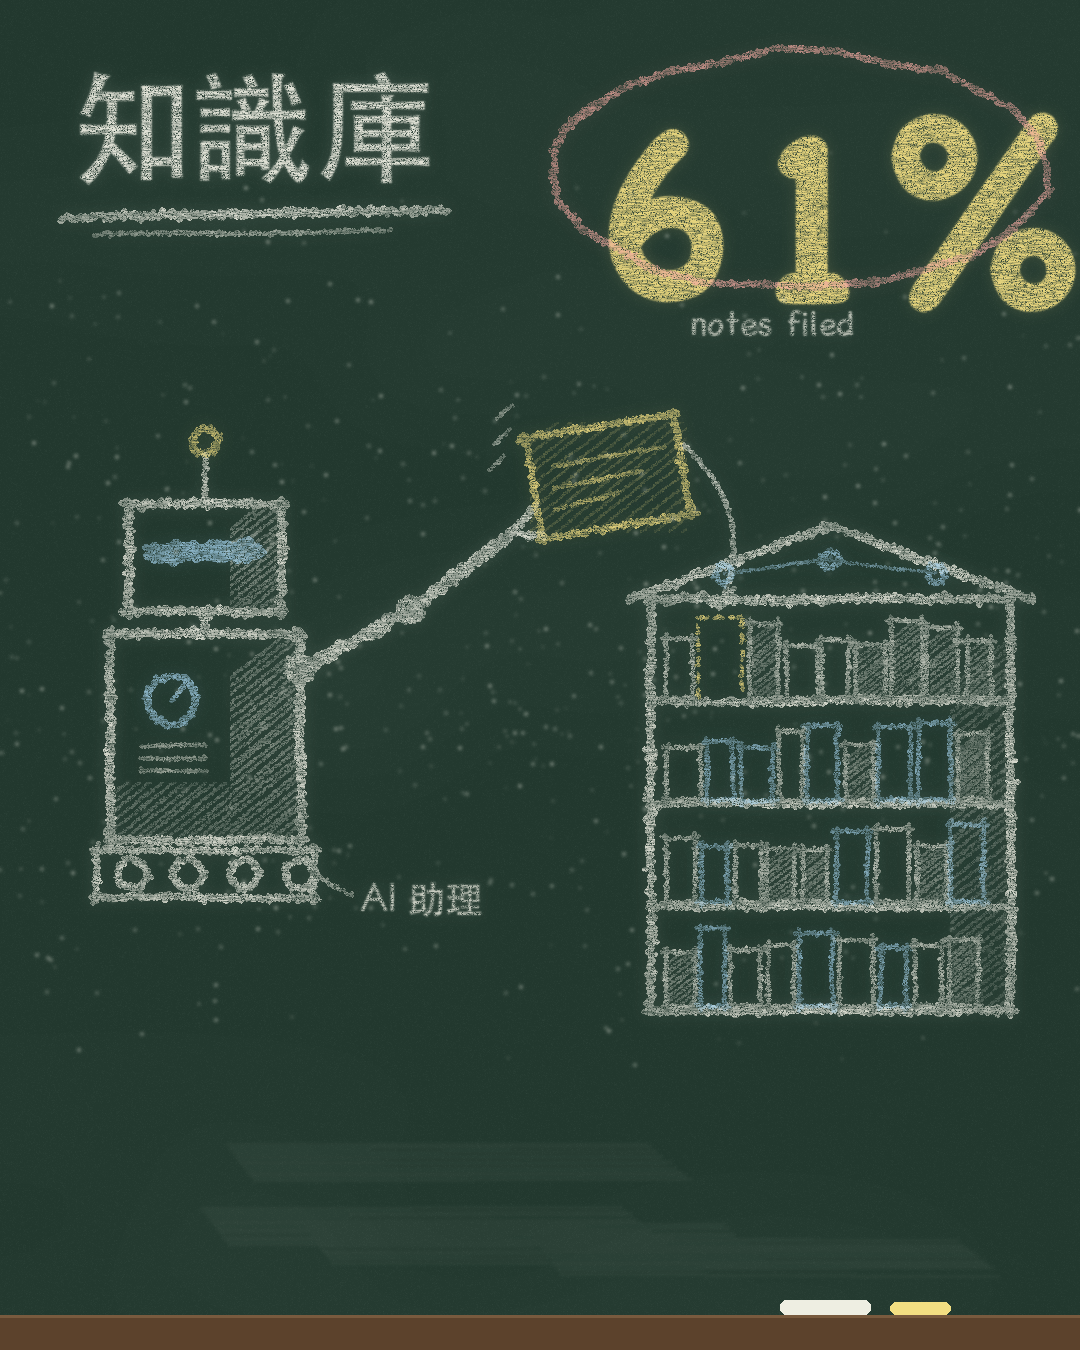

Python code for this plot:
# Chalkboard style sample: AI agent filing a note card into a knowledge base, big 61%.
import os, math, random
from PIL import Image, ImageDraw, ImageFont, ImageFilter, ImageChops

W, H = 1080, 1350
R = random.Random(61)
OUT = os.path.join(os.path.dirname(os.path.abspath(__file__)), "sample.png")
HEI = "/System/Library/Fonts/STHeiti Medium.ttc"
HAND = "/System/Library/Fonts/Supplemental/ChalkboardSE.ttc"   # Latin + digits only (0 Light, 1 Regular, 2 Bold)

# Palette (must match style.md). Chalk colours are applied through a broken mask, so on screen they
# read a step darker/greener than the hex: that is the point.
BOARD = (34, 56, 46)        # slate green
BOARD_WIPE = (70, 92, 82)   # eraser ghosts
WHITE = (238, 238, 226)     # main chalk: 80% of all marks
YELLOW = (242, 222, 130)    # the new thing / the number
PINK = (240, 168, 160)      # emphasis underline only
BLUE = (160, 205, 230)      # secondary info (AI system parts, network)
TRAY = (92, 66, 44)         # wooden chalk ledge

def board():
    """Slate-green base with mottled eraser wipes and fine grain."""
    img = Image.new("RGB", (W, H), BOARD)
    wipe = Image.new("L", (W, H), 0)
    d = ImageDraw.Draw(wipe)
    for _ in range(26):  # broad eraser arcs left from previous lessons
        cx, cy = R.randint(0, W), R.randint(0, H)
        rw, rh = R.randint(120, 380), R.randint(30, 90)
        d.ellipse([cx - rw, cy - rh, cx + rw, cy + rh], fill=R.randint(10, 26))
    wipe = wipe.filter(ImageFilter.GaussianBlur(40))
    img = Image.composite(Image.new("RGB", (W, H), BOARD_WIPE), img, wipe)
    grain = Image.effect_noise((W, H), 22).point(lambda v: max(0, v - 128) // 3)
    img = Image.composite(Image.new("RGB", (W, H), (120, 140, 130)), img, grain)
    return img

class Chalk:
    """Accumulates chalk marks into per-colour masks, then applies paper-tooth dropout."""
    def __init__(self):
        self.layers = {}
    def mask(self, col):
        if col not in self.layers:
            self.layers[col] = Image.new("L", (W, H), 0)
        return self.layers[col]
    def line(self, col, p0, p1, w=5, a=230, wobble=1.6):
        """A chalk stroke: overlapping jittered dabs, uneven pressure, broken edges."""
        d = ImageDraw.Draw(self.mask(col))
        L = math.dist(p0, p1)
        n = max(2, int(L / 1.6))
        nx, ny = (-(p1[1] - p0[1]) / (L or 1), (p1[0] - p0[0]) / (L or 1))
        drift = 0.0
        for i in range(n + 1):
            t = i / n
            drift += R.uniform(-0.25, 0.25); drift = max(-wobble, min(wobble, drift))
            x = p0[0] + (p1[0] - p0[0]) * t + nx * drift
            y = p0[1] + (p1[1] - p0[1]) * t + ny * drift
            press = 0.75 + 0.25 * math.sin(t * math.pi)  # lighter at start/end
            for _ in range(2):
                ox, oy = R.gauss(0, w * 0.28), R.gauss(0, w * 0.28)
                r = w * R.uniform(0.25, 0.55)
                d.ellipse([x + ox - r, y + oy - r, x + ox + r, y + oy + r], fill=int(a * press * R.uniform(0.7, 1)))
    def poly(self, col, pts, closed=True, **k):
        seq = pts + ([pts[0]] if closed else [])
        for p, q in zip(seq, seq[1:]):
            # slight overshoot at corners like hand-drawn chalk
            ext = 4
            L = math.dist(p, q) or 1
            ux, uy = (q[0] - p[0]) / L, (q[1] - p[1]) / L
            self.line(col, (p[0] - ux * ext, p[1] - uy * ext), (q[0] + ux * ext, q[1] + uy * ext), **k)
    def rect(self, col, x0, y0, x1, y1, **k):
        self.poly(col, [(x0, y0), (x1, y0), (x1, y1), (x0, y1)], **k)
    def circle(self, col, cx, cy, r, seg=40, **k):
        pts = [(cx + r * math.cos(2 * math.pi * i / seg) + R.uniform(-1, 1),
                cy + r * math.sin(2 * math.pi * i / seg) + R.uniform(-1, 1)) for i in range(seg)]
        self.poly(col, pts, **k)
    def hatch(self, col, x0, y0, x1, y1, gap=9, ang=-0.9, w=2.2, a=140):
        """Side-of-chalk diagonal shading clipped to a box."""
        tmp = Chalk(); tmp.layers = {}
        span = (x1 - x0) + (y1 - y0)
        k = 0
        while k < span * 1.5:
            sx = x0 - (y1 - y0) + k
            tmp.line(col, (sx, y1), (sx + (y1 - y0) * abs(math.tan(ang)), y0), w=w, a=a, wobble=0.8)
            k += gap + R.uniform(-2, 2)
        clip = Image.new("L", (W, H), 0); ImageDraw.Draw(clip).rectangle([x0, y0, x1, y1], fill=255)
        m = ImageChops.multiply(tmp.mask(col), clip)
        self.layers[col] = ImageChops.lighter(self.mask(col), m)
    def dashed(self, col, pts, dash=16, gap=11, **k):
        for p, q in zip(pts, pts[1:]):
            L = math.dist(p, q); t = 0
            while t < L:
                e = min(L, t + dash)
                a_ = (p[0] + (q[0] - p[0]) * t / L, p[1] + (q[1] - p[1]) * t / L)
                b_ = (p[0] + (q[0] - p[0]) * e / L, p[1] + (q[1] - p[1]) * e / L)
                self.line(col, a_, b_, **k); t += dash + gap
    def text(self, col, xy, s, font, a=235):
        """Text pressed into chalk: glyph mask eroded by grain, edges roughened."""
        m = Image.new("L", (W, H), 0)
        ImageDraw.Draw(m).text(xy, s, font=font, fill=a)
        m = m.filter(ImageFilter.GaussianBlur(0.8))
        self.layers[col] = ImageChops.lighter(self.mask(col), m)
    def render(self, base):
        tooth = Image.effect_noise((W, H), 70).point(lambda v: 255 if v > 92 else int(v * 2.2))
        streak = Image.effect_noise((W // 6, H), 50).resize((W, H)).point(lambda v: min(255, v + 90))
        for col, m in self.layers.items():
            m = ImageChops.multiply(m, tooth)
            m = ImageChops.multiply(m, streak)
            base.paste(Image.new("RGB", (W, H), col), (0, 0), m)
            # chalk dust halo
            halo = m.filter(ImageFilter.GaussianBlur(7)).point(lambda v: v // 5)
            base.paste(Image.new("RGB", (W, H), col), (0, 0), halo)
        return base

def dust(img):
    """Loose powder: fine specks, densest under drawn areas, plus soft horizontal eraser swipes."""
    m = Image.new("L", (W, H), 0); d = ImageDraw.Draw(m)
    for _ in range(700):
        x, y = R.randint(0, W), int(R.triangular(120, 1080, 700))
        r = R.uniform(0.6, 1.8); d.ellipse([x - r, y - r, x + r, y + r], fill=R.randint(30, 120))
    for _ in range(4):  # eraser swipe: wide, very faint, horizontal
        x, y = R.randint(40, 600), R.randint(1100, 1240)
        for k in range(10):
            d.line([(x + k * 3, y + k * 4), (x + 420 + k * 5, y + k * 4 + R.randint(-3, 3))], fill=10, width=4)
    m = m.filter(ImageFilter.GaussianBlur(1.6))
    img.paste(Image.new("RGB", (W, H), WHITE), (0, 0), m)
    return img


def check_glyphs(path, text, size=80):
    """Fail loudly if any CJK char would render as tofu / notdef."""
    f = ImageFont.truetype(path, size)
    def m(ch):
        im = Image.new("L", (size * 2, size * 2), 0)
        ImageDraw.Draw(im).text((size // 2, size // 2), ch, font=f, fill=255)
        return im
    notdef = m("\U000F0000").tobytes()
    for ch in text.replace(" ", ""):
        b = m(ch)
        assert b.getbbox() and b.tobytes() != notdef, f"missing glyph {ch!r}"


def arc_pts(p0, p1, bulge, n=24):
    mx, my = (p0[0] + p1[0]) / 2, (p0[1] + p1[1]) / 2
    L = math.dist(p0, p1) or 1
    cx, cy = mx + -(p1[1] - p0[1]) / L * bulge, my + (p1[0] - p0[0]) / L * bulge
    return [((1 - t) ** 2 * p0[0] + 2 * (1 - t) * t * cx + t * t * p1[0],
             (1 - t) ** 2 * p0[1] + 2 * (1 - t) * t * cy + t * t * p1[1]) for t in [i / n for i in range(n + 1)]]


check_glyphs(HEI, "知識庫AI 助理")
img = board()
c = Chalk()
fH = ImageFont.truetype(HEI, 122)
fBig = ImageFont.truetype(HAND, 236, index=2)
fS = ImageFont.truetype(HEI, 38)
fL = ImageFont.truetype(HAND, 34, index=1)

# ---- heading (top-left) + double underline, like a teacher's title ----
c.text(WHITE, (70, 66), "知識庫", fH)
c.line(WHITE, (64, 218), (446, 210), w=6)
c.line(WHITE, (96, 234), (390, 230), w=3.5, a=160)

# ---- big 61% (top-right), circled once with a hasty pink loop ----
c.text(YELLOW, (590, 30), "61%", fBig)
loop = [(800 + 250 * math.cos(a) + R.uniform(-4, 4), 170 + 118 * math.sin(a) + R.uniform(-4, 4))
        for a in [math.radians(200 + k * 13) for k in range(30)]]
c.poly(PINK, loop, closed=False, w=4.5, a=200)
c.text(WHITE, (690, 296), "notes filed", fL, a=190)

# ---- robot: boxy head with visor slit (no face), antenna, body, tread; outline + side-of-chalk hatching ----
rx, ry = 110, 520
c.line(WHITE, (rx + 95, ry - 16), (rx + 95, ry - 66), w=4)                   # antenna
c.circle(YELLOW, rx + 95, ry - 78, 12, seg=16, w=4)
c.rect(WHITE, rx + 18, ry - 16, rx + 172, ry + 92, w=6)                       # head
c.line(BLUE, (rx + 40, ry + 32), (rx + 150, ry + 30), w=12)                   # visor slit
c.hatch(WHITE, rx + 120, ry - 12, rx + 168, ry + 88, gap=10, a=120)           # shadow side (light from top-left)
c.line(WHITE, (rx + 95, ry + 92), (rx + 95, ry + 114), w=7)                   # neck
c.rect(WHITE, rx, ry + 114, rx + 190, ry + 320, w=6)                          # body
c.hatch(WHITE, rx + 120, ry + 118, rx + 186, ry + 316, gap=10, a=110)
c.hatch(WHITE, rx + 4, ry + 262, rx + 120, ry + 316, gap=10, a=90)
c.circle(BLUE, rx + 62, ry + 180, 24, seg=22, w=4)                            # status dial
c.line(BLUE, (rx + 62, ry + 180), (rx + 76, ry + 166), w=3)
for k in range(3):                                                             # vents
    c.line(WHITE, (rx + 30, ry + 226 + k * 12), (rx + 96, ry + 226 + k * 12), w=3, a=160)
c.rect(WHITE, rx - 14, ry + 330, rx + 204, ry + 378, w=5)                     # tread
for k in range(4):
    c.circle(WHITE, rx + 22 + k * 56, ry + 354, 14, seg=14, w=4)
c.line(WHITE, (rx + 40, ry + 320), (rx + 40, ry + 330), w=5); c.line(WHITE, (rx + 150, ry + 320), (rx + 150, ry + 330), w=5)

# arm: shoulder -> elbow -> wrist, joints circled; gripper pinches the card
sh, el, wr = (rx + 190, ry + 150), (rx + 300, ry + 90), (rx + 400, ry + 12)
c.line(WHITE, sh, el, w=8); c.line(WHITE, el, wr, w=8)
c.circle(WHITE, *sh, 11, seg=12, w=4); c.circle(WHITE, *el, 10, seg=12, w=4)
c.line(WHITE, wr, (wr[0] + 26, wr[1] - 26), w=5); c.line(WHITE, wr, (wr[0] + 34, wr[1] + 2), w=5)

# ---- note card (yellow = the new thing), tilted, with ruled lines ----
cx0, cy0 = wr[0] + 14, wr[1] - 118
card = [(cx0, cy0 + 24), (cx0 + 150, cy0), (cx0 + 168, cy0 + 100), (cx0 + 18, cy0 + 124)]
c.poly(YELLOW, card, w=5)
c.hatch(YELLOW, cx0 + 6, cy0 + 8, cx0 + 162, cy0 + 118, gap=14, w=1.6, a=70)
for i in range(3):
    y = cy0 + 50 + i * 22
    c.line(YELLOW, (cx0 + 30, y + 2), (cx0 + 140 - i * 22, y - 18 + 2), w=3, a=190)
# motion ticks behind the card
for k in range(3):
    c.line(WHITE, (cx0 - 26 - k * 4, cy0 + 4 + k * 26), (cx0 - 12 - k * 4, cy0 - 10 + k * 26), w=3, a=150)

# ---- knowledge base: shelf cabinet with roof + network nodes; one empty slot waiting ----
bx0, by0, bx1, by1 = 650, 600, 1010, 1010
c.rect(WHITE, bx0, by0, bx1, by1, w=6)
c.line(WHITE, (bx0 - 22, by0), ((bx0 + bx1) / 2, by0 - 74), w=6)
c.line(WHITE, ((bx0 + bx1) / 2, by0 - 74), (bx1 + 22, by0), w=6)
shelves = [by0 + 102, by0 + 204, by0 + 306]
for y in shelves:
    c.line(WHITE, (bx0, y), (bx1, y), w=5)
slot = None
for si, top in enumerate([by0, *shelves]):
    bottom = shelves[si] if si < 3 else by1
    x = bx0 + 16
    while x < bx1 - 36:
        bw = R.randint(22, 34); bh = R.randint(56, 82)
        if si == 0 and slot is None and x > bx0 + 20:  # empty slot, near the robot
            slot = (x, bottom - 84, x + 44, bottom - 4)
            c.dashed(YELLOW, [(x, bottom - 4), (x, bottom - 84), (x + 44, bottom - 84), (x + 44, bottom - 4)], dash=9, gap=7, w=3)
            x += 52; continue
        col = BLUE if R.random() < 0.18 else WHITE
        c.rect(col, x, bottom - bh, x + bw, bottom - 4, w=3.2, a=190)
        if R.random() < 0.35:
            c.hatch(col, x + 2, bottom - bh + 2, x + bw - 2, bottom - 6, gap=7, w=1.6, a=110)
        x += bw + R.randint(4, 9)
c.hatch(WHITE, bx1 - 60, by0 + 4, bx1 - 4, by1 - 4, gap=11, a=70)            # shadow side of cabinet
nodes = [(bx0 + 74, by0 - 26), ((bx0 + bx1) / 2, by0 - 40), (bx1 - 74, by0 - 26)]
for n in nodes:
    c.circle(BLUE, n[0], n[1], 8, seg=10, w=3)
c.line(BLUE, nodes[0], nodes[1], w=2.5, a=160); c.line(BLUE, nodes[1], nodes[2], w=2.5, a=160)

# ---- placement path: dashed arc from card into the slot, arrowhead at the slot ----
s0 = (card[1][0] + 8, card[1][1] + 30)
s1 = ((slot[0] + slot[2]) / 2, slot[1] - 10)
c.dashed(WHITE, arc_pts(s0, s1, -60), dash=14, gap=10, w=3.5, a=200)
c.line(WHITE, s1, (s1[0] - 18, s1[1] - 16), w=4); c.line(WHITE, s1, (s1[0] + 14, s1[1] - 20), w=4)

# ---- one handwritten label with a leader line ----
c.text(WHITE, (360, 880), "AI 助理", fS, a=210)
c.line(WHITE, (352, 896), (310, 870), w=3, a=170)

# ---- bottom ~22% calm: dust and eraser swipes only, then the chalk ledge ----
img = c.render(img)
img = dust(img)
d = ImageDraw.Draw(img)
d.rectangle([0, H - 34, W, H], fill=TRAY); d.line([0, H - 34, W, H - 34], fill=(120, 90, 62), width=3)
d.rounded_rectangle([780, H - 50, 870, H - 36], 6, fill=WHITE)
d.rounded_rectangle([890, H - 48, 950, H - 36], 6, fill=YELLOW)
img.save(OUT)
print(OUT)
